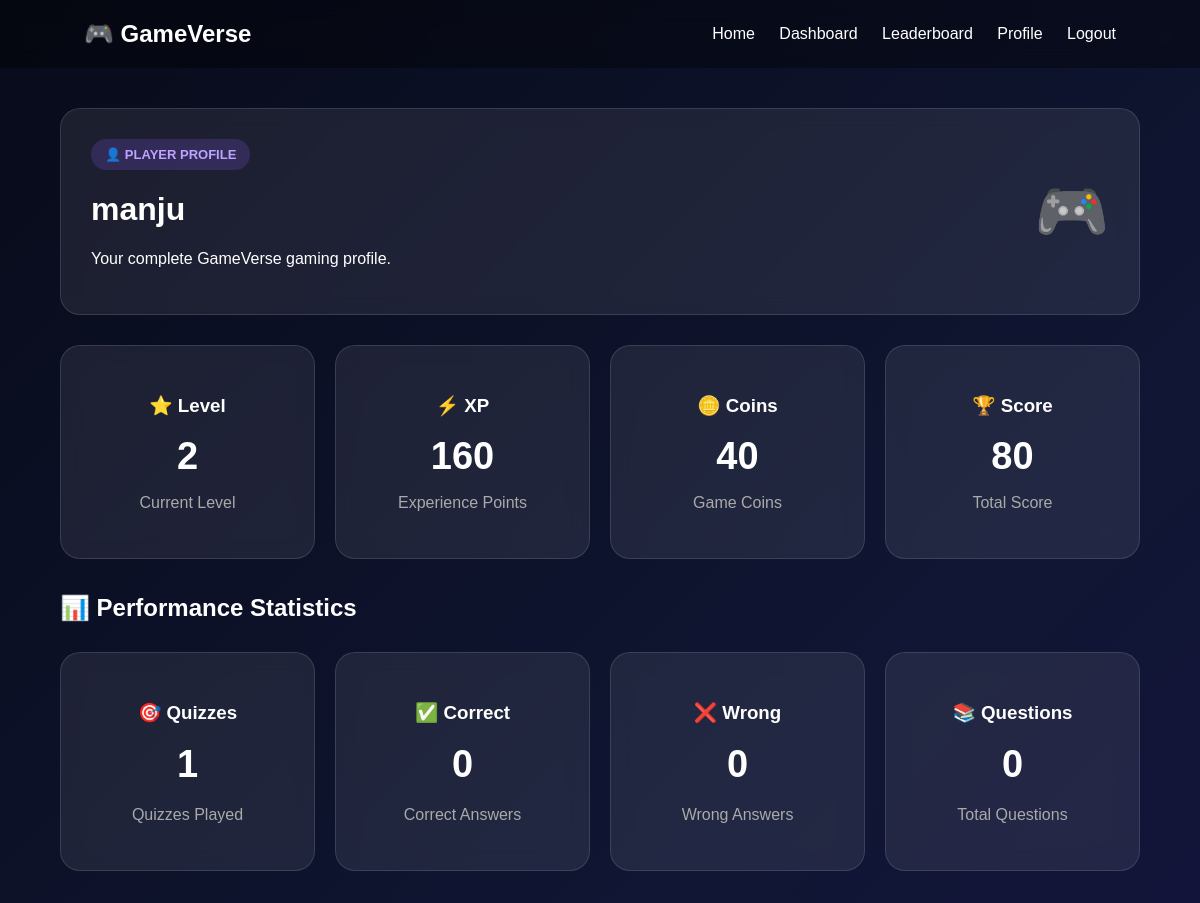
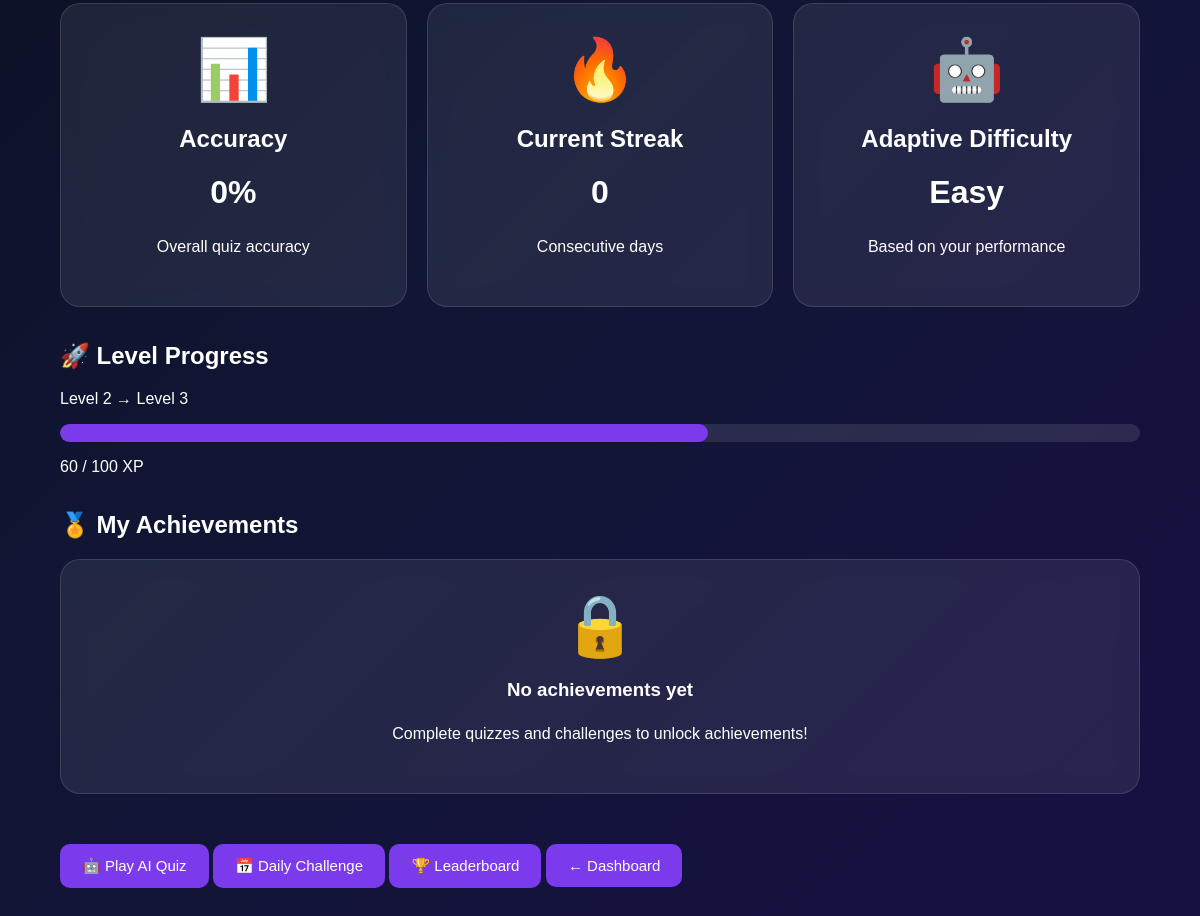
Screenshot of /profile (signed in) with the database file from the repository (2 pictures, top to bottom).
### tables this page shows
CREATE TABLE users (
            id INTEGER PRIMARY KEY AUTOINCREMENT,
            username TEXT UNIQUE NOT NULL,
            password TEXT NOT NULL
        );

CREATE TABLE player_stats (

            id INTEGER PRIMARY KEY AUTOINCREMENT,

            user_id INTEGER UNIQUE,

            score INTEGER DEFAULT 0,

            xp INTEGER DEFAULT 0,

            coins INTEGER DEFAULT 0,

            level INTEGER DEFAULT 1,

            streak INTEGER DEFAULT 0,

            quizzes_played INTEGER DEFAULT 0, correct_answers INTEGER DEFAULT 0, wrong_answers INTEGER DEFAULT 0, total_questions INTEGER DEFAULT 0, last_activity TEXT, difficulty TEXT DEFAULT 'Easy',

            FOREIGN KEY(user_id) REFERENCES users(id)

        );

### app.py (the view, shortened to what this page needs)
@app.route("/profile")
def profile():
    if "user_id" not in session:
        return redirect("/login")
    conn = get_db()
    user = conn.execute(
        """
        SELECT username

        FROM users

        WHERE id = ?
        """,
        (session["user_id"],)
    ).fetchone()
    stats = conn.execute(
        """
        SELECT *

        FROM player_stats

        WHERE user_id = ?
        """,
        (session["user_id"],)
    ).fetchone()
    achievements = conn.execute(
        """
        SELECT

            achievements.name,

            achievements.description,

            achievements.icon,

            user_achievements.earned_date

        FROM achievements

        JOIN user_achievements

        ON achievements.id =
           user_achievements.achievement_id

        WHERE user_achievements.user_id = ?

        ORDER BY user_achievements.id DESC
        """,
        (session["user_id"],)
    ).fetchall()
    conn.close()
    accuracy = 0
    return render_template(
        "profile.html",
        user=user,
        stats=stats,
        achievements=achievements,
        accuracy=accuracy
    )

### app.py (called while the page is built)
def get_db():
    conn = sqlite3.connect("gameverse.db")
    conn.row_factory = sqlite3.Row
    return conn

### templates/profile.html (shortened to what this page needs)
{% extends "base.html" %}
{% block content %}
<div class="dashboard">
    <div class="welcome-card">
        <div>
            <div class="badge">
                👤 PLAYER PROFILE
            </div>
            <h1>
                {{ user["username"] }}
            </h1>
            <p>
                Your complete GameVerse gaming profile.
            </p>
        </div>
        <div class="player-icon">
            🎮
        </div>
    </div>
    <div class="stats">
        <div class="stat-card">
            <h3>⭐ Level</h3>
            <h2>{{ stats["level"] }}</h2>
            <p>Current Level</p>
        </div>
        <div class="stat-card">
            <h3>⚡ XP</h3>
            <h2>{{ stats["xp"] }}</h2>
            <p>Experience Points</p>
        </div>
        <div class="stat-card">
            <h3>🪙 Coins</h3>
            <h2>{{ stats["coins"] }}</h2>
            <p>Game Coins</p>
        </div>
        <div class="stat-card">
            <h3>🏆 Score</h3>
            <h2>{{ stats["score"] }}</h2>
            <p>Total Score</p>
        </div>
    </div>
    <div class="game-section">
        <h2>
            📊 Performance Statistics
        </h2>
        <div class="stats">
            <div class="stat-card">
                <h3>🎯 Quizzes</h3>
                <h2>{{ stats["quizzes_played"] }}</h2>
                <p>Quizzes Played</p>
            </div>
            <div class="stat-card">
                <h3>✅ Correct</h3>
                <h2>{{ stats["correct_answers"] }}</h2>
                <p>Correct Answers</p>
            </div>
            <div class="stat-card">
                <h3>❌ Wrong</h3>
                <h2>{{ stats["wrong_answers"] }}</h2>
                <p>Wrong Answers</p>
            </div>
            <div class="stat-card">
                <h3>📚 Questions</h3>
                <h2>{{ stats["total_questions"] }}</h2>
                <p>Total Questions</p>
            </div>
        </div>
    </div>
    <div class="game-section">
        <div class="game-grid">
            <div class="game-card">
                <div class="big-icon">
                    📊
                </div>
                <h2>
                    Accuracy
                </h2>
                <h1>
                    {{ accuracy }}%
                </h1>
                <p>
                    Overall quiz accuracy
                </p>
            </div>
            <div class="game-card">
                <div class="big-icon">
                    🔥
                </div>
                <h2>
                    Current Streak
                </h2>
                <h1>
                    {{ stats["streak"] }}
                </h1>
                <p>
                    Consecutive days
                </p>
            </div>
            <div class="game-card">
                <div class="big-icon">
                    🤖
                </div>
                <h2>
                    Adaptive Difficulty
                </h2>
                <h1>
                    {{ stats["difficulty"] }}
                </h1>
                <p>
                    Based on your performance
                </p>
            </div>
        </div>
    </div>
    <div class="game-section">
        <h2>
            🚀 Level Progress
        </h2>
        {% if stats["level"] < 5 %}
            <p>
                Level {{ stats["level"] }}
                →
                Level {{ stats["level"] + 1 }}
            </p>
            <div class="progress-box">
                <div
                    class="progress-bar"
                    style="width: {{ stats['xp'] % 100 }}%;">
                </div>
            </div>
            <p>
                {{ stats["xp"] % 100 }} / 100 XP
            </p>
        {% endif %}
    </div>
    <div class="game-section">
        <h2>
            🏅 My Achievements
        </h2>
        {% if achievements %}
            <div class="game-grid">
                {% for achievement in achievements %}
                    <div class="game-option">
                        <div class="big-icon">
                            {{ achievement["icon"] }}
                        </div>
                        <h3>
                            {{ achievement["name"] }}
                        </h3>
                        <p>
                            {{ achievement["description"] }}
                        </p>
                        <div class="badge">
                            ✓ UNLOCKED
                        </div>
                        <p>
                            Earned:
                            {{ achievement["earned_date"] }}
                        </p>
                    </div>
                {% endfor %}
            </div>
        {% else %}
            <div class="game-card">
                <div class="big-icon">
                    🔒
                </div>
                <h3>
                    No achievements yet
                </h3>
                <p>
                    Complete quizzes and challenges
                    to unlock achievements!
                </p>
            </div>
        {% endif %}
    </div>
    <div class="game-section">
        <a
            href="/quiz"
            class="btn">
            🤖 Play AI Quiz
        </a>
        <a
            href="/daily-challenge"
            class="btn">
            📅 Daily Challenge
        </a>
        <a
            href="/leaderboard"
            class="btn">
            🏆 Leaderboard
        </a>
        <a
            href="/dashboard"
            class="btn">
            ← Dashboard
        </a>
    </div>
</div>
{% endblock %}

### templates/base.html (shortened to what this page needs)
<!DOCTYPE html>
<html lang="en">
<head>
    <link
        rel="stylesheet"
        href="{{ url_for('static', filename='style.css') }}">
</head>
<body>
<nav>
    <div class="logo">
        🎮 GameVerse
    </div>
    <div>
        <a href="/">
            Home
        </a>
        {% if session.get("user_id") %}
        <a href="/dashboard">
            Dashboard
        </a>
        <a href="/leaderboard">
            Leaderboard
        </a>
        <a href="/profile">
            Profile
        </a>
        <a href="/logout">
            Logout
        </a>
        {% endif %}
    </div>
</nav>
<main>
    {% block content %}
    {% endblock %}
</main>
</body>
</html>

### templates/static/style.css (style rules this page uses)
* { box-sizing: border-box; }
body { margin: 0; font-family: Arial, sans-serif; background: linear-gradient( 135deg, #080b1a, #101633, #171044 ); color: white; min-height: 100vh; }
nav { display: flex; justify-content: space-between; align-items: center; padding: 20px 7%; background: rgba(0, 0, 0, 0.35); position: sticky; top: 0; z-index: 100; backdrop-filter: blur(12px); }
.logo { font-size: 24px; font-weight: bold; }
nav a { color: white; text-decoration: none; margin-left: 20px; transition: 0.3s; }
main { width: 90%; max-width: 1200px; margin: auto; padding: 40px 0; }
.btn { display: inline-block; border: none; text-decoration: none; background: #7c3aed; color: white; padding: 13px 22px; border-radius: 10px; cursor: pointer; font-size: 15px; margin-top: 15px; transition: 0.3s; }
.badge { display: inline-block; padding: 8px 14px; border-radius: 20px; background: rgba(139, 92, 246, 0.2); color: #bca4ff; font-size: 13px; font-weight: bold; }
.game-card, .form-card, .question-card, .welcome-card, .stat-card, .game-option, .leaderboard-card { background: rgba(255, 255, 255, 0.08); border: 1px solid rgba(255, 255, 255, 0.12); border-radius: 20px; padding: 30px; backdrop-filter: blur(10px); }
.game-card { text-align: center; }
.game-icon, .player-icon, .big-icon { font-size: 60px; }
.dashboard { padding-bottom: 50px; }
.welcome-card { display: flex; justify-content: space-between; align-items: center; margin-bottom: 30px; }
.stats { display: grid; grid-template-columns: repeat(4, 1fr); gap: 20px; margin: 30px 0; }
.stat-card { text-align: center; }
.stat-card h2 { font-size: 38px; margin: 10px 0; }
.stat-card p { color: #aaa; }
.game-section { margin-top: 35px; }
.game-grid { display: grid; grid-template-columns: repeat(3, 1fr); gap: 20px; }
.progress-box { width: 100%; height: 18px; background: rgba(255, 255, 255, 0.1); border-radius: 20px; overflow: hidden; }
.progress-bar { height: 100%; background: #7c3aed; border-radius: 20px; transition: width 0.5s ease; }
.game-card p { line-height: 1.7; }
.game-section h2 { margin-bottom: 20px; }

### rows the page displays
users: username "manju"
player_stats: level "2", xp "160", coins "40", score "80", quizzes_played "1", correct_answers "0", wrong_answers "0", total_questions "0", streak "0", difficulty "Easy", stats['level']+1 "3", stats['xp']%100 "60"

### other values shown
{{ accuracy }} "0"
